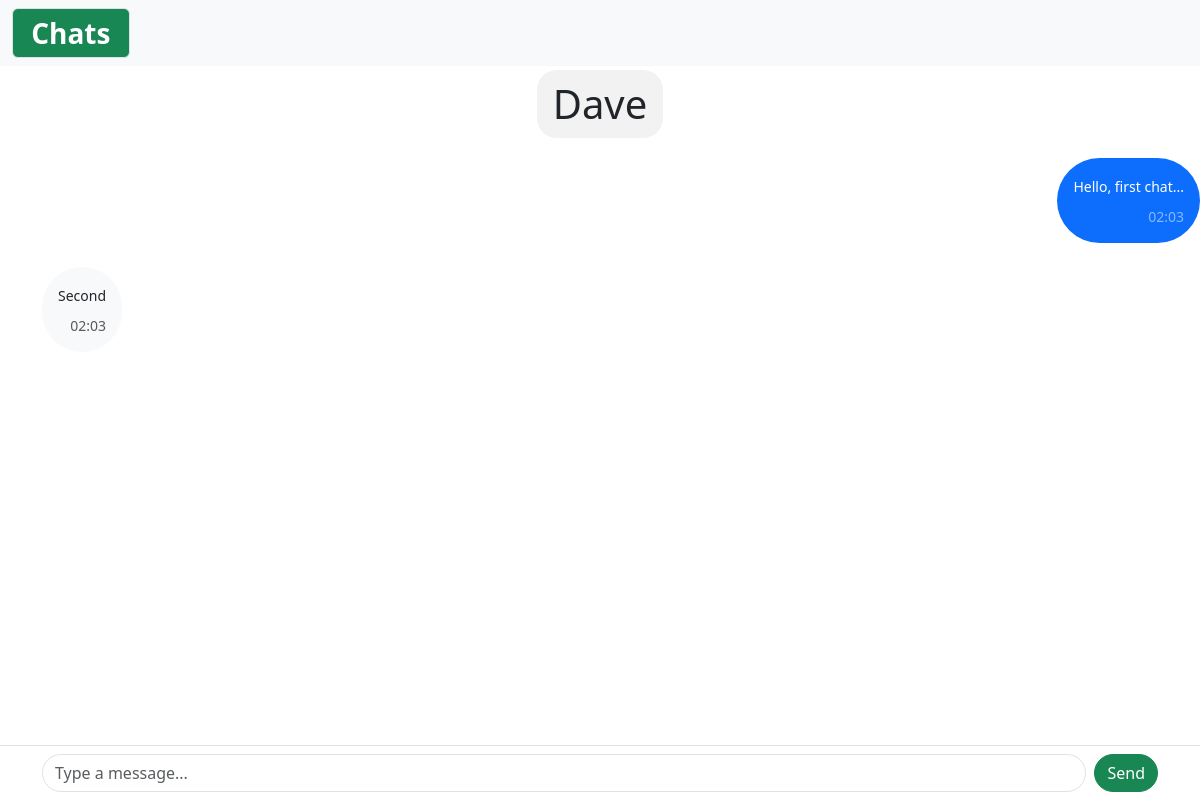
Before: /chats/2/ (signed in) with the older database file.
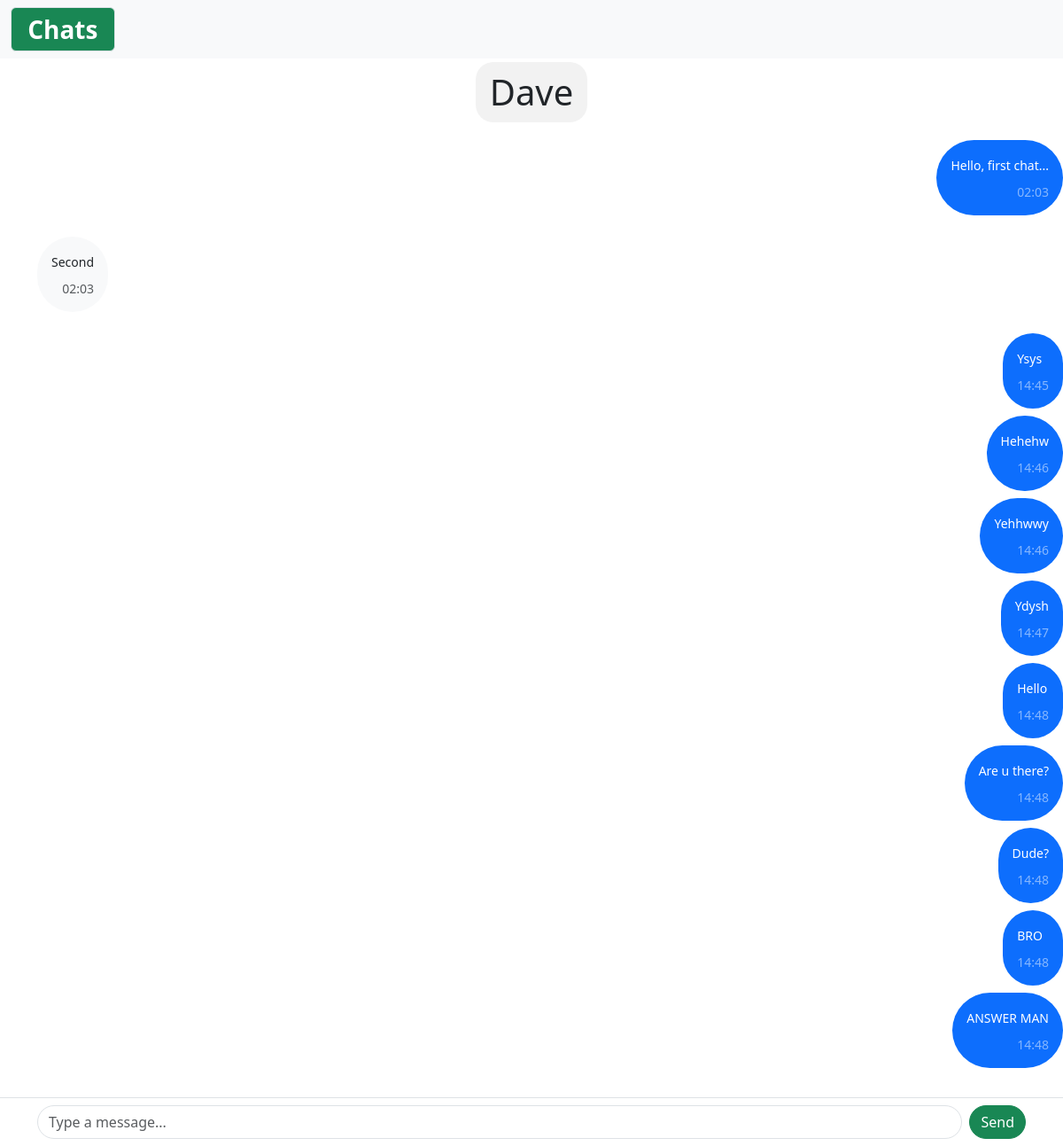
After: the same page with the newer database file.
### app/models.py (models this page shows, shortened)
class TextChat(models.Model):
    text = models.CharField(max_length=5000)
    sent_by = models.ForeignKey(User, on_delete=models.CASCADE,related_name='sent_by')
    recieve_by = models.ForeignKey(User, on_delete=models.CASCADE, related_name='recieve_by')
    sent_at = models.DateTimeField(auto_now_add=True)
    class Meta:
        verbose_name_plural = 'TextChats'

### app/views.py (the view)
# urls.py: path('<int:pk>/', ChatTextView.as_view(), name='chat_text'),
class ChatTextView(View):
    def get(self, request, pk):
        friend = User.objects.get(pk=pk)
        chats = TextChat.objects.filter(Q(sent_by=request.user, recieve_by=friend) | Q(sent_by=friend, recieve_by=request.user)).order_by('sent_at')
        context = {
            'chats': chats,
            'friend_username': friend.username,
            'friend_id': pk
        }
        return render(request, 'chats/chat_text.html', context)

### templates/chats/chat_text.html (shortened to what this page needs)
<!DOCTYPE html>
<html lang="en">
<head>
    <link href="https://cdn.jsdelivr.net/npm/bootstrap@5.3.8/dist/css/bootstrap.min.css" rel="stylesheet">
</head>
<body>
    <nav class="navbar bg-body-tertiary fixed-top">
  <div class="container-fluid">
    <a href="{% url 'chats:index' %}" class="badge navbar-brand text-nowrap bg-success border fs-3">Chats</a>
  </div>
</nav>
   <div style="text-align:center; margin-top:70px; margin-bottom:20px;">
  <span style="background-color:#f2f2f2; padding:10px 16px; border-radius:20px; display:inline-block;">
    <h1 class="h1 fs-1" style="margin:0;">{{ friend_username }}</h1>
  </span>
</div>
   <div id="chat-container" style="padding-bottom: 80px;">
  {% for chat in chats %}
    {% include 'chats/partials/text_partial.html' %}
  {% endfor %}
</div>
<form class="fixed-bottom bg-white p-2 border-top mt-2" id="message-form" data-id={{ friend_id }}>
  <div class="container">
    <div class="input-group">
      <input type="text" name="text" class="form-control rounded-pill message-input" id="message-input" placeholder="Type a message..." required>
      <button class="btn btn-success ms-2 rounded-pill" type="submit">Send</button>
    </div>
  </div>
</form>
</body>
</html>

### templates/chats/partials/text_partial.html
{% if chat.sent_by == request.user %}
    <div class="d-flex justify-content-end mb-2 overflow-wrap: break-word flex-grow: 1">
      <div class="bg-primary text-white p-3 rounded-pill" style="max-width: 70%;">
        <small>{{ chat.text }}</small>
        <div class="text-white-50 text-end small mt-2">{{ chat.sent_at|date:"H:i" }}</div>
      </div>
    </div>
  {% else %}
    <div class="container py-3 overflow-wrap: break-word flex-grow: 1">
      <div class="d-flex mb-2">
        <div class="bg-light text-dark p-3 rounded-pill" style="max-width: 70%;">
          <small>{{ chat.text }}</small>
          <div class="text-muted text-end small mt-2">{{ chat.sent_at|date:"H:i" }}</div>
        </div>
      </div>
    </div>
  {% endif %}

Changed rows visible on the page:
added TextChat: text "Ysys", sent_at "14:45"
added TextChat: text "Hehehw", sent_at "14:46"
added TextChat: text "Yehhwwy", sent_at "14:46"
added TextChat: text "Ydysh", sent_at "14:47"
added TextChat: text "Hello", sent_at "14:48"
added TextChat: text "Are u there?", sent_at "14:48"
added TextChat: text "Dude?", sent_at "14:48"
added TextChat: text "BRO", sent_at "14:48"
added TextChat: text "ANSWER MAN", sent_at "14:48"
